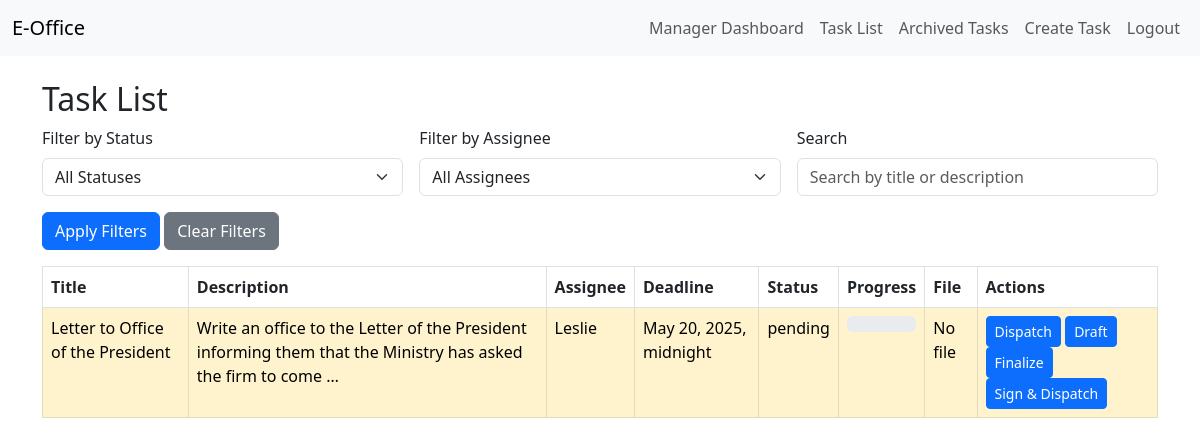
The app's page /tasks/tasks/ (signed in), older data.
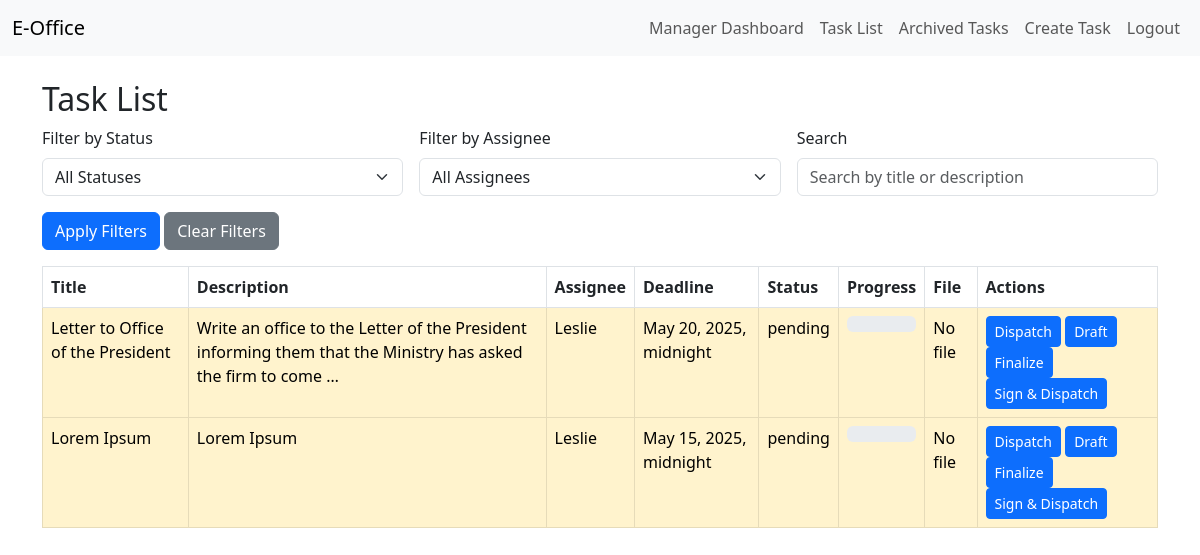
The same page, newer data.
### tasks/models.py (models this page shows, shortened)
class Task(models.Model):
    STATUS_CHOICES = [
        ('dispatched-officer', 'Dispatched to officer'),
        ('draft', 'Draft'),
        ('finalized-draft', 'Finalized draft'),
        ('signed-dispatched', 'Signed and dispatched to CD/HM'),
    ]
    title = models.CharField(max_length=200)
    description = models.TextField(blank=True)
    status = models.CharField(max_length=50, choices=STATUS_CHOICES, default='dispatched-officer')
    deadline = models.DateTimeField(null=True, blank=True)
    assignee = models.ForeignKey(User, on_delete=models.CASCADE, related_name='tasks')
    created_by = models.ForeignKey(User, on_delete=models.CASCADE, related_name='created_tasks')
    is_archived = models.BooleanField(default=False)
    created_at = models.DateTimeField(auto_now_add=True)
    updated_at = models.DateTimeField(auto_now=True)
    file = models.FileField(upload_to='task_files/', null=True, blank=True)
    def get_progress(self):
        progress_map = {
            'dispatched-officer': 25,
            'draft': 50,
            'finalized-draft': 75,
            'signed-dispatched': 100,
        }
        return progress_map.get(self.status, 0)

### tasks/views.py (the view)
# urls.py: path('tasks/', views.TaskListView.as_view(), name='task_list'),
class TaskListView(LoginRequiredMixin, ListView):
    model = Task
    template_name = 'tasks/task_list.html'
    context_object_name = 'tasks'
    def get_queryset(self):
        user = self.request.user
        queryset = Task.objects.filter(is_archived=False)
        if not (user.is_superuser or (hasattr(user, 'profile') and user.profile.is_manager)):
            queryset = queryset.filter(assignee=user)
        status = self.request.GET.get('status')
        assignee = self.request.GET.get('assignee')
        search = self.request.GET.get('search')
        if status:
            queryset = queryset.filter(status=status)
        if assignee and (user.is_superuser or (hasattr(user, 'profile') and user.profile.is_manager)):
            queryset = queryset.filter(assignee__username=assignee)
        if search:
            queryset = queryset.filter(Q(title__icontains=search) | Q(description__icontains=search))
        return queryset
    def get_context_data(self, **kwargs):
        context = super().get_context_data(**kwargs)
        context['status_choices'] = Task.STATUS_CHOICES
        context['assignees'] = User.objects.all() if (self.request.user.is_superuser or (hasattr(self.request.user, 'profile') and self.request.user.profile.is_manager)) else []
        return context

### tasks/templates/tasks/task_list.html (shortened to what this page needs)
{% extends 'tasks/base.html' %}
{% block content %}
<h2>Task List</h2>
<div class="mb-3">
    <form method="get" class="row g-3">
        <div class="col-md-4">
            <label for="status" class="form-label">Filter by Status</label>
            <select name="status" id="status" class="form-select">
                <option value="">All Statuses</option>
            </select>
        </div>
        {% if assignees %}
            <div class="col-md-4">
                <label for="assignee" class="form-label">Filter by Assignee</label>
                <select name="assignee" id="assignee" class="form-select">
                    <option value="">All Assignees</option>
                </select>
            </div>
        {% endif %}
        <div class="col-md-4">
            <label for="search" class="form-label">Search</label>
            <input type="text" name="search" id="search" class="form-control" value="{{ request.GET.search|default:'' }}" placeholder="Search by title or description">
        </div>
        <div class="col-12">
            <button type="submit" class="btn btn-primary">Apply Filters</button>
            <a href="{% url 'task_list' %}" class="btn btn-secondary">Clear Filters</a>
        </div>
    </form>
</div>
{% if tasks %}
    <table class="table table-bordered">
        <thead>
            <tr>
                <th>Title</th>
                <th>Description</th>
                <th>Assignee</th>
                <th>Deadline</th>
                <th>Status</th>
                <th>Progress</th>
                <th>File</th>
                <th>Actions</th>
            </tr>
        </thead>
        <tbody>
            {% for task in tasks %}
                <tr {% if task.deadline|date:"Y-m-d" <= now|date:"Y-m-d"|add:"3" and task.status != 'Signed and dispatched to CD/HM' %}class="table-warning"{% endif %}>
                    <td>{{ task.title }}</td>
                    <td>{{ task.description|truncatewords:20 }}</td>
                    <td>{{ task.assignee.username }}</td>
                    <td>{{ task.deadline }}</td>
                    <td>{{ task.status }}</td>
                    <td>
                        <div class="progress">
                        </div>
                    </td>
                    <td>
                        {% if task.file %}
                            <a href="{{ task.file.url }}" target="_blank">View File</a>
                        {% else %}
                            No file
                        {% endif %}
                    </td>
                    <td>
                        {% if user.is_superuser or user.profile.is_manager %}
                            <form action="{% url 'task_status_update' task.pk %}" method="post" class="d-inline">
                                <button type="submit" class="btn btn-sm btn-primary" {% if task.status == 'Dispatched to officer' %}disabled{% endif %}>Dispatch</button>
                            </form>
                        {% endif %}
                        <form action="{% url 'task_status_update' task.pk %}" method="post" class="d-inline">
                            <button type="submit" class="btn btn-sm btn-primary" {% if task.status == 'Draft' %}disabled{% endif %}>Draft</button>
                        </form>
                        <form action="{% url 'task_status_update' task.pk %}" method="post" class="d-inline">
                            <button type="submit" class="btn btn-sm btn-primary" {% if task.status == 'Finalized draft' %}disabled{% endif %}>Finalize</button>
                        </form>
                        <form action="{% url 'task_status_update' task.pk %}" method="post" class="d-inline">
                            <button type="submit" class="btn btn-sm btn-primary" {% if task.status == 'Signed and dispatched to CD/HM' %}disabled{% endif %}>Sign & Dispatch</button>
                        </form>
                    </td>
                </tr>
            {% endfor %}
        </tbody>
    </table>
{% else %}
    <p>No tasks available.</p>
{% endif %}
{% endblock %}

Row changes from the older to the newer data that the page shows:
added Task: title "Lorem Ipsum", description "Lorem Ipsum", assignee.username "Leslie", deadline "May 15, 2025, midnight", status "pending", shows "No file"
